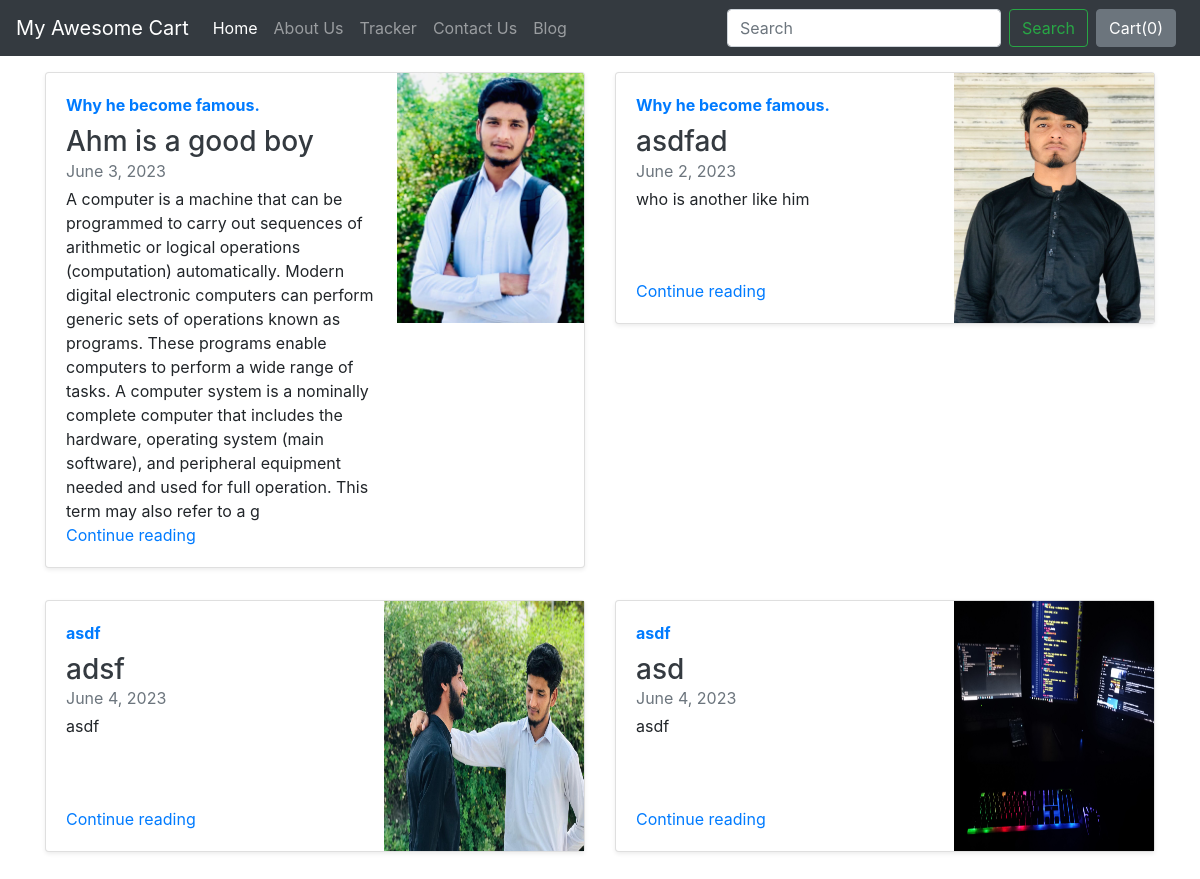
Screenshot of /blog/ with the database file from the repository.
### blog/models.py (models this page shows, shortened)
class Blogpost(models.Model):
    post_id = models.AutoField(primary_key=True)
    title = models.CharField(max_length=50, default="")
    head0 = models.CharField(max_length=500, default="")
    chead0 = models.CharField(max_length=500, default="")
    head1 = models.CharField(max_length=500, default="")
    chead1 = models.CharField(max_length=500, default="")
    head2 = models.CharField(max_length=5000, default="")
    chead2 = models.CharField(max_length=5000, default="")
    pub_date = models.DateField()
    thumbnail = models.ImageField(upload_to='shop/images', default="")

### blog/views.py (the view)
# urls.py: path("", views.index, name='blogHome'),
def index(request):
    myposts = Blogpost.objects.all()
    params = {'posts': myposts}
    return render(request, 'blog/index.html', params)

### blog/templates/blog/index.html
{% extends 'blog/basic.html' %}
{% block body %}
{% load static %}
<div class="container mt-3">
<div class="row mb-2">
  {% for item in posts %}
    <div class="col-md-6">
      <div class="card flex-md-row mb-4 shadow-sm h-md-250">
        <div class="card-body d-flex flex-column align-items-start">
          <strong class="d-inline-block mb-2 text-primary">{{item.head0}} </strong>
          <h3 class="mb-0">
            <a class="text-dark" href="#">{{item.title}}</a>
          </h3>
          <div class="mb-1 text-muted">{{item.pub_date}}</div>
          <p class="card-text mb-auto">{{item.head1}}</p>
          <a href="blogpost/{{item.post_id}}">Continue reading</a>
        </div>
        <img src="/media/{{item.thumbnail}}" class="bd-placeholder-img card-img-right " width="200" height="250" aria-label="Placeholder: Thumbnail" alt="blog image"/>
      </div>
    </div>
{% if forloop.counter|divisibleby:2 %}
  </div><div class="row mb-2">
{% endif %}
  {% endfor %}
</div>
{% endblock %}

### rows the page displays
Blogpost: head0 "Why he become famous.", title "Ahm is a good boy", pub_date "June 3, 2023", head1 "A computer is a machine that can be programmed to carry out sequences of arithmetic or logical operations (computation) automatically. Modern digital electronic computers can perform generic sets of operations known as programs. These programs enable computers to perform a wide range of tasks. A computer system is a nominally complete computer that includes the hardware, operating system (main software), and peripheral equipment needed and used for full operation. This term may also refer to a g", thumbnail (picture)
Blogpost: head0 "Why he become famous.", title "asdfad", pub_date "June 2, 2023", head1 "who is another like him", thumbnail (picture)
Blogpost: head0 "asdf", title "adsf", pub_date "June 4, 2023", head1 "asdf", thumbnail (picture)
Blogpost: head0 "asdf", title "asd", pub_date "June 4, 2023", head1 "asdf", thumbnail (picture)
